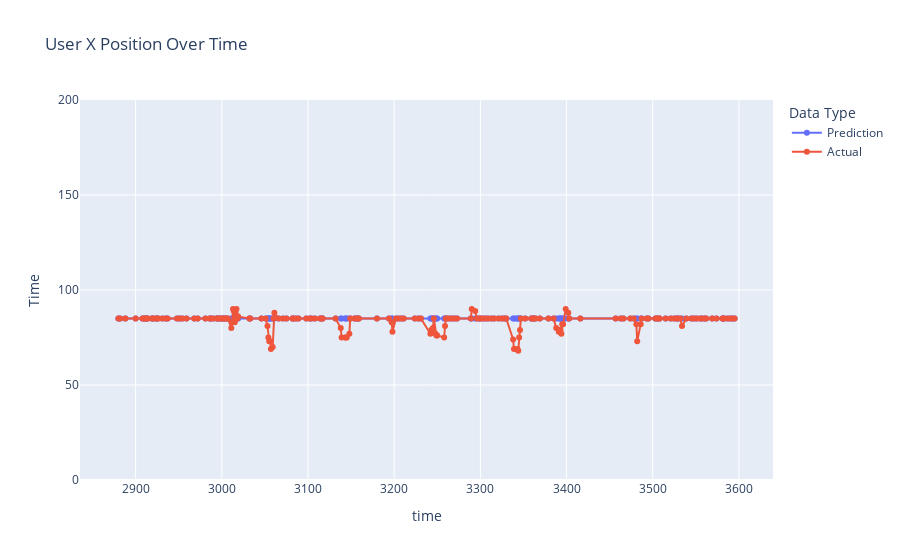
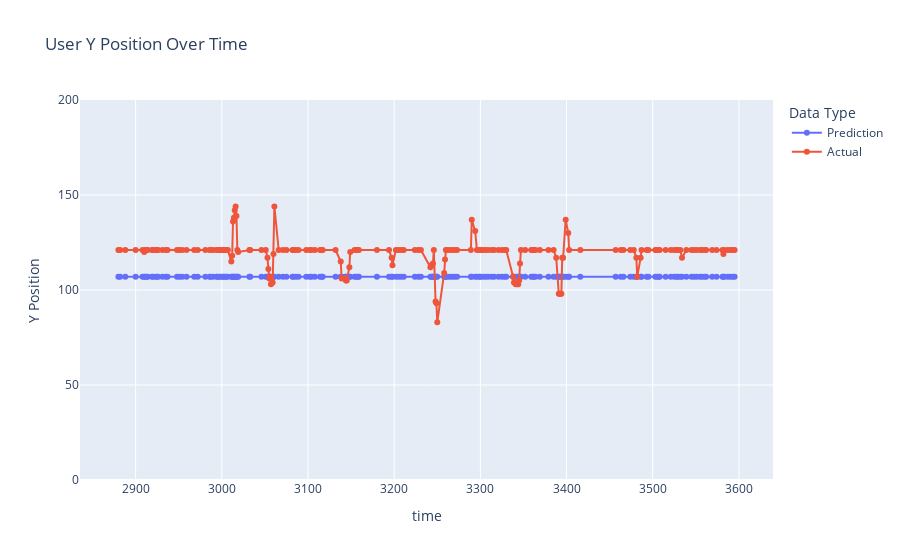

Notebook code for these charts, in order:
### Code cell
plot_xy_trajectory_submit(subsB, test_case)

### Figure 1 — Plotly figure (JSON) as saved in the notebook; plotly's stock layout.template omitted (floating-point values rounded to 4 significant figures; data arrays with more than 128 entries replaced by an {"elided": "..."} marker saying what was removed)
{"data": [{"hovertemplate": "Data Type=Prediction<br>time=%{x}<br>Time=%{y}<extra></extra>", "legendgroup": "Prediction", "line": {"color": "#636efa", "dash": "solid"}, "marker": {"symbol": "circle"}, "mode": "lines+markers", "name": "Prediction", "orientation": "v", "showlegend": true, "type": "scatter", "x": {"elided": "191 int values"}, "xaxis": "x", "y": {"elided": "191 int values"}, "yaxis": "y"}, {"hovertemplate": "Data Type=Actual<br>time=%{x}<br>Time=%{y}<extra></extra>", "legendgroup": "Actual", "line": {"color": "#EF553B", "dash": "solid"}, "marker": {"symbol": "circle"}, "mode": "lines+markers", "name": "Actual", "orientation": "v", "showlegend": true, "type": "scatter", "x": {"elided": "191 int values"}, "xaxis": "x", "y": {"elided": "191 int values"}, "yaxis": "y"}], "layout": {"legend": {"title": {"text": "Data Type"}, "tracegroupgap": 0}, "title": {"text": "User X Position Over Time"}, "xaxis": {"anchor": "y", "domain": [0, 1], "title": {"text": "time"}}, "yaxis": {"anchor": "x", "domain": [0, 1], "range": [0, 200], "title": {"text": "Time"}}}}

### Figure 2 — Plotly figure (JSON) as saved in the notebook; plotly's stock layout.template omitted (floating-point values rounded to 4 significant figures; data arrays with more than 128 entries replaced by an {"elided": "..."} marker saying what was removed)
{"data": [{"hovertemplate": "Data Type=Prediction<br>time=%{x}<br>Y Position=%{y}<extra></extra>", "legendgroup": "Prediction", "line": {"color": "#636efa", "dash": "solid"}, "marker": {"symbol": "circle"}, "mode": "lines+markers", "name": "Prediction", "orientation": "v", "showlegend": true, "type": "scatter", "x": {"elided": "191 int values"}, "xaxis": "x", "y": {"elided": "191 int values"}, "yaxis": "y"}, {"hovertemplate": "Data Type=Actual<br>time=%{x}<br>Y Position=%{y}<extra></extra>", "legendgroup": "Actual", "line": {"color": "#EF553B", "dash": "solid"}, "marker": {"symbol": "circle"}, "mode": "lines+markers", "name": "Actual", "orientation": "v", "showlegend": true, "type": "scatter", "x": {"elided": "191 int values"}, "xaxis": "x", "y": {"elided": "191 int values"}, "yaxis": "y"}], "layout": {"legend": {"title": {"text": "Data Type"}, "tracegroupgap": 0}, "title": {"text": "User Y Position Over Time"}, "xaxis": {"anchor": "y", "domain": [0, 1], "title": {"text": "time"}}, "yaxis": {"anchor": "x", "domain": [0, 1], "range": [0, 200], "title": {"text": "Y Position"}}}}
